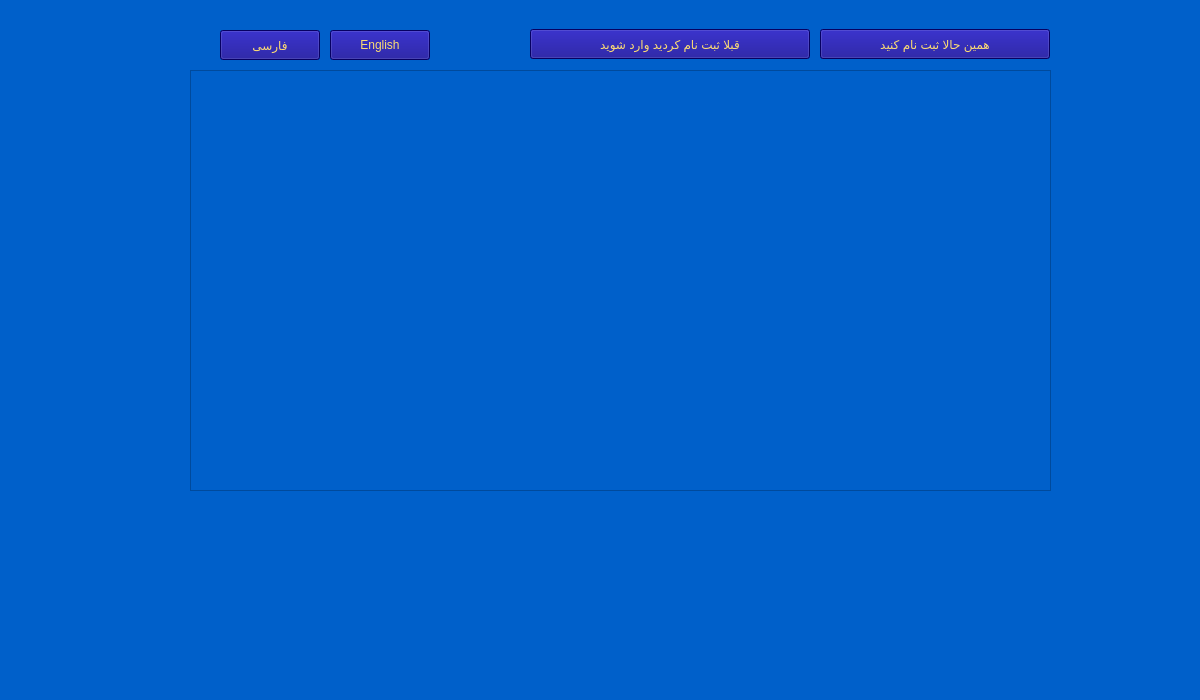
<?xml version="1.0" encoding="UTF-8"?>
<ui version="4.0">
 <class>welcome</class>
 <widget class="QMainWindow" name="welcome">
  <property name="geometry">
   <rect>
    <x>0</x>
    <y>0</y>
    <width>1200</width>
    <height>700</height>
   </rect>
  </property>
  <property name="minimumSize">
   <size>
    <width>600</width>
    <height>375</height>
   </size>
  </property>
  <property name="maximumSize">
   <size>
    <width>16777215</width>
    <height>16777215</height>
   </size>
  </property>
  <property name="windowTitle">
   <string>welcome</string>
  </property>
  <property name="styleSheet">
   <string notr="true">background-color: rgb(0, 96, 202);

</string>
  </property>
  <widget class="QWidget" name="centralwidget">
   <widget class="QFrame" name="backgroundFrame">
    <property name="geometry">
     <rect>
      <x>190</x>
      <y>70</y>
      <width>861</width>
      <height>421</height>
     </rect>
    </property>
    <property name="minimumSize">
     <size>
      <width>600</width>
      <height>375</height>
     </size>
    </property>
    <property name="maximumSize">
     <size>
      <width>1400</width>
      <height>900</height>
     </size>
    </property>
    <property name="styleSheet">
     <string notr="true">image: url(:/new/prefix1/image/qt8.png);</string>
    </property>
    <property name="frameShape">
     <enum>QFrame::StyledPanel</enum>
    </property>
    <property name="frameShadow">
     <enum>QFrame::Raised</enum>
    </property>
   </widget>
   <widget class="QPushButton" name="pushButton_Persian">
    <property name="geometry">
     <rect>
      <x>220</x>
      <y>30</y>
      <width>100</width>
      <height>30</height>
     </rect>
    </property>
    <property name="styleSheet">
     <string notr="true">font: 900 11pt &quot;Segoe UI Black&quot;;
color: rgb(252, 220, 116);
background-color: rgb(9, 0, 137);</string>
    </property>
    <property name="text">
     <string>فارسی</string>
    </property>
   </widget>
   <widget class="QPushButton" name="pushButton_English">
    <property name="geometry">
     <rect>
      <x>330</x>
      <y>30</y>
      <width>100</width>
      <height>30</height>
     </rect>
    </property>
    <property name="styleSheet">
     <string notr="true">font: 900 11pt &quot;Segoe UI Black&quot;;
color: rgb(252, 220, 116);
background-color: rgb(9, 0, 137);</string>
    </property>
    <property name="text">
     <string>English</string>
    </property>
   </widget>
   <widget class="QPushButton" name="pushButton_Register">
    <property name="geometry">
     <rect>
      <x>820</x>
      <y>29</y>
      <width>230</width>
      <height>30</height>
     </rect>
    </property>
    <property name="styleSheet">
     <string notr="true">font: 900 11pt &quot;Segoe UI Black&quot;;
color: rgb(252, 220, 116);
background-color: rgb(9, 0, 137);</string>
    </property>
    <property name="text">
     <string>همین حالا ثبت نام کنید</string>
    </property>
   </widget>
   <widget class="QPushButton" name="pushButton_LogIn">
    <property name="geometry">
     <rect>
      <x>530</x>
      <y>29</y>
      <width>280</width>
      <height>30</height>
     </rect>
    </property>
    <property name="styleSheet">
     <string notr="true">font: 900 11pt &quot;Segoe UI Black&quot;;
color: rgb(252, 220, 116);
background-color: rgb(9, 0, 137);</string>
    </property>
    <property name="text">
     <string>قبلا ثبت نام کردید وارد شوید</string>
    </property>
   </widget>
  </widget>
  <widget class="QMenuBar" name="menubar">
   <property name="geometry">
    <rect>
     <x>0</x>
     <y>0</y>
     <width>1200</width>
     <height>25</height>
    </rect>
   </property>
  </widget>
  <widget class="QStatusBar" name="statusbar"/>
 </widget>
 <resources/>
 <connections/>
</ui>
